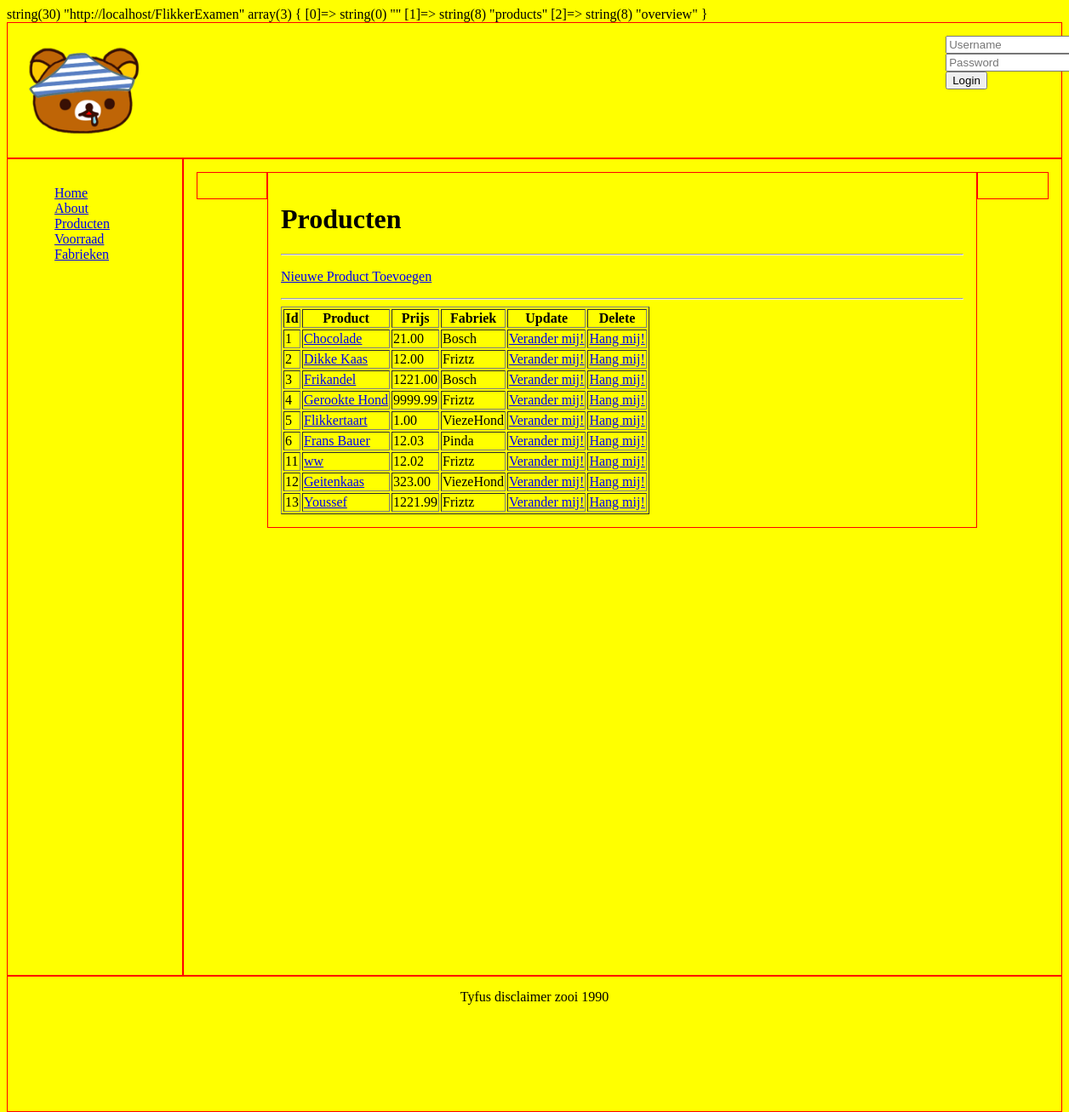
/products/overview, run on the app's committed database.
### tables this page shows
CREATE TABLE `product` (
  `product_id` int(11) UNSIGNED NOT NULL,
  `fabriek_id` int(11) NOT NULL,
  `product` varchar(50) NOT NULL,
  `prijs` float(11,2) UNSIGNED NOT NULL
);

CREATE TABLE `fabriek` (
  `fabriek_id` int(11) NOT NULL,
  `naam` varchar(50) NOT NULL
);

### controllers/AppControllerAbstract.php (called while the page is built, shortened)
<?php
class AppControllerAbstract
{
  function loadView($path , $vars = [])
  {
  	$viewPath = APP_PATH . '/views/' . $path . '.php';
  	extract($vars);
  	include $viewPath;
  }
  function loadCompleteView($contentView, $vars = [])
  {
    $this->loadView('theme/header');
    $this->loadView($contentView, $vars);
    $this->loadView('theme/footer');
  }
}
 ?>

### controllers/ProductsController.php (called while the page is built, shortened)
<?php
require_once('AppControllerAbstract.php');
class ProductsController extends AppControllerAbstract{
  public function __construct(){
    require_once(APP_PATH . '/models/ProductsModel.php');
    $this->ProductsModel = new ProductsModel();
  }
public function overview(){
  $product = $this->ProductsModel->getAll();
  $this->loadCompleteView('products/overview', ['product' => $product]);
}
}
?>

### models/ProductsModel.php (called while the page is built, shortened)
<?php
class ProductsModel extends ConnectionModel
{
	public function getAll()
	{
		$conn  = $this->getDbConnection();
		$stmt = $conn->prepare("SELECT * FROM Product INNER JOIN fabriek ON product.fabriek_id = fabriek.fabriek_id");
		$stmt->execute();
		$arr = $stmt->fetchAll(PDO::FETCH_OBJ);
		return $arr;
	}
}
?>

### views/products/overview.php (the view)
<div class="col-10 menu">
  <div class="col-1">
  </div>
  <div class="col-10">
		<h1>Producten</h1>
		<hr>
		<p><a href='<?php echo APP_BASE_URL ?>/Products/addForm'>Nieuwe Product Toevoegen</a></p>
		<hr>
		<table class='table table-striped table-bordered table-hover' border='1'>
			<thead>
				<tr>
					<th>Id</th>
					<th>Product</th>
					<th>Prijs</th>
					<th>Fabriek</th>
					<th>Update</th>
					<th>Delete</th>
				</tr>
			</thead>
			<tbody>
				<?php
				foreach ($product as $row): ?>
				<tr>
					<td><?= $row->product_id ?></td>
					<td><a href='<?= APP_BASE_URL ?>/products/productDetails/?id=<?= $row->product_id ?>'><?= $row->product ?></a></td>
					<td><?= $row->prijs ?></td>
					<td><?= $row->naam ?></td>
					<td><a href='<?= APP_BASE_URL ?>/products/update/?id=<?= $row->product_id ?>&name=<?= $row->product ?>&prijs=<?= $row->prijs ?>'>Verander mij!</a></td>
					<td><a href='<?= APP_BASE_URL ?>/products/delete/?id=<?= $row->product_id ?>'>Hang mij!</a></td>
				</tr>
				<?php endforeach; ?>
			</tbody>
		</table>
  </div>
  <div class="col-1">
  </div>
</div>

### index.php (shortened to what this page needs)
<?php
var_dump(APP_BASE_URL);
$controller = filter_input(INPUT_GET, 'controller' , FILTER_SANITIZE_URL);
$action = filter_input(INPUT_GET, 'action' , FILTER_SANITIZE_URL);
$requestString = str_replace($_SERVER['SCRIPT_NAME'], '', $_SERVER['PHP_SELF']);
$requestVars = explode("/", $requestString);
if(ISSET($requestVars[1]) && $controller === NULL) {
	$controller = filter_var($requestVars[1]);
}
if(ISSET($requestVars[2]) && $action === NULL) {
	$action = filter_var($requestVars[2]);
}
var_dump($requestVars);
$className = ucfirst($controller) . 'Controller';
if(class_exists($className))
{
	$controllerObject = new $className();
}
else
{
	$controllerObject = new PagesController();
}
if(method_exists($controllerObject, $action))
{
	$controllerObject->{$action}();
}
else
{
	$controllerObject->error();
}
?>

### views/theme/header.php (shortened to what this page needs)
<!DOCTYPE html>
<html>
  <head>
    <link rel="stylesheet" type="text/css" href="<?= APP_BASE_URL ?>/assets\dist\css\style.css">
  </head>
  <body>
  <div class="col-12 header">
    <img class="logo" src="<?= APP_BASE_URL ?>/assets/images/kumapantsu.png" />
    <div class="login">
      <input type="text" placeholder="Username"/>
      <input type="password" placeholder="Password"/>
      <input type="submit" value="Login"/>
    </div>
  </div>
  <div class="col-2 menu">
  <ul>
    <li><a href="<?= APP_BASE_URL ?>/pages/home"> Home</a></li>
    <li><a href="<?= APP_BASE_URL ?>/pages/about"> About</a></li>
    <li><a href="<?= APP_BASE_URL ?>/products/overview"> Producten</a></li>
    <li><a href="<?= APP_BASE_URL ?>/voorraad/overview"> Voorraad</a></li>
    <li><a href="<?= APP_BASE_URL ?>/fabrieken/overview"> Fabrieken</a></li>
  </ul>
  </div>

### views/theme/footer.php
<div class="col-12 footer">
Tyfus disclaimer zooi 1990
</div>
  </body>
</html>

### data on the page
product: product_id "1", product "Chocolade", prijs "21.00", fabriek.naam "Bosch"
product: product_id "2", product "Dikke Kaas", prijs "12.00", fabriek.naam "Friztz"
product: product_id "3", product "Frikandel", prijs "1221.00", fabriek.naam "Bosch"
product: product_id "4", product "Gerookte Hond", prijs "9999.99", fabriek.naam "Friztz"
product: product_id "5", product "Flikkertaart", prijs "1.00", fabriek.naam "ViezeHond"
product: product_id "6", product "Frans Bauer", prijs "12.03", fabriek.naam "Pinda"
product: product_id "11", product "ww", prijs "12.02", fabriek.naam "Friztz"
product: product_id "12", product "Geitenkaas", prijs "323.00", fabriek.naam "ViezeHond"
product: product_id "13", product "Youssef", prijs "1221.99", fabriek.naam "Friztz"
